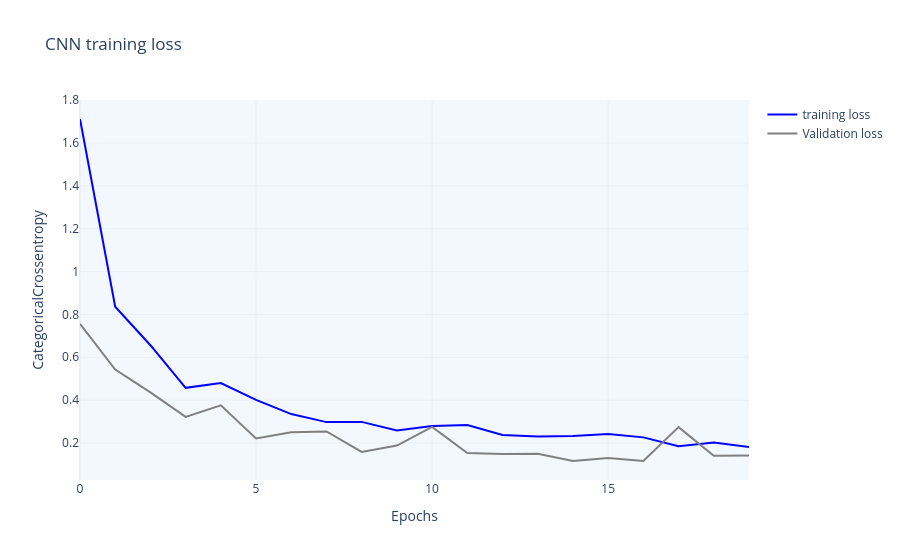

Notebook code cell kept with this figure:
### Code cell
#visualize training loss & validation loss which indecates there is no overfitting
fig = go.Figure()
epochs = 20
fig.add_trace(go.Scatter(x=np.arange(0,epochs,1),
y=history.history['loss'],
mode='lines',
name=f'training loss',
marker_size=3,
line_color='blue'))
fig.add_trace(go.Scatter(x=np.arange(0, epochs, 1),
                         y=history.history['val_loss'],
                         mode='lines',
                         name=f'Validation loss',
                         line_color='grey'))
fig.update_layout(
                  title="CNN training loss",
                  xaxis_title="Epochs",
                  yaxis_title=f"CategoricalCrossentropy")

fig.update_layout({'plot_bgcolor': '#f2f8fd' ,
                   'paper_bgcolor': 'white',},
                   template='plotly_white')

### Figure 1 — Plotly figure (JSON) as saved in the notebook; plotly's stock layout.template omitted (floating-point values rounded to 4 significant figures)
{"data": [{"line": {"color": "blue"}, "marker": {"size": 3}, "mode": "lines", "name": "training loss", "type": "scatter", "x": [0, 1, 2, 3, 4, 5, 6, 7, 8, 9, 10, 11, 12, 13, 14, 15, 16, 17, 18, 19], "y": [1.712, 0.8357, 0.6564, 0.4575, 0.4799, 0.4013, 0.335, 0.2975, 0.2985, 0.2587, 0.2791, 0.2843, 0.2377, 0.2301, 0.2322, 0.2423, 0.2262, 0.185, 0.2017, 0.1818]}, {"line": {"color": "grey"}, "mode": "lines", "name": "Validation loss", "type": "scatter", "x": [0, 1, 2, 3, 4, 5, 6, 7, 8, 9, 10, 11, 12, 13, 14, 15, 16, 17, 18, 19], "y": [0.7562, 0.5426, 0.436, 0.3216, 0.3755, 0.2215, 0.25, 0.254, 0.1584, 0.1878, 0.2752, 0.1527, 0.1484, 0.1502, 0.1159, 0.1295, 0.1159, 0.274, 0.1406, 0.1413]}], "layout": {"paper_bgcolor": "white", "plot_bgcolor": "#f2f8fd", "title": {"text": "CNN training loss"}, "xaxis": {"title": {"text": "Epochs"}}, "yaxis": {"title": {"text": "CategoricalCrossentropy"}}}}
